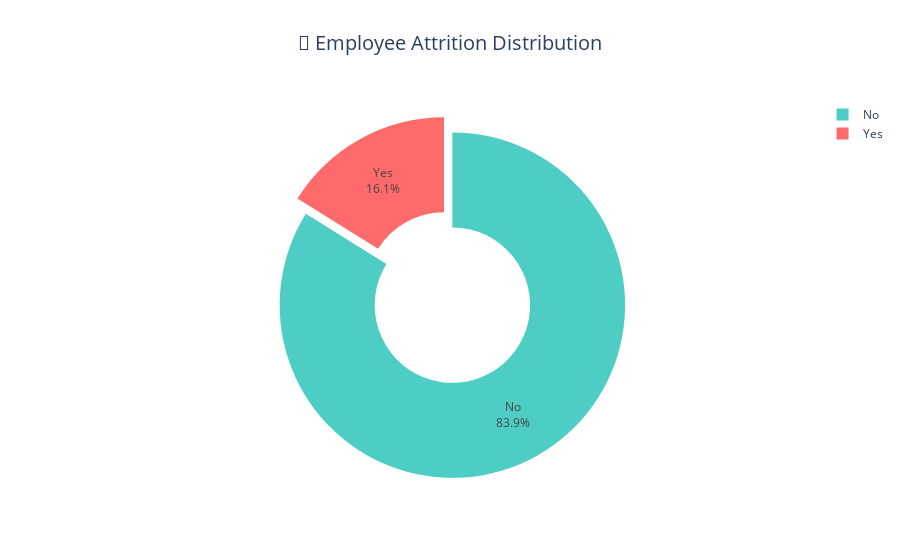

Notebook cell for this chart:
### Markdown cell above
### **Is the employee turnover rate (attrition) high?**

### Code cell
attrition_counts = df['Attrition'].value_counts()
attrition_percent = attrition_counts / len(df) * 100

fig = px.pie(
    names=attrition_counts.index,
    values=attrition_counts.values,
    title="🔹 Employee Attrition Distribution",
    color=attrition_counts.index,
    color_discrete_map={'Yes': '#FF6B6B', 'No': '#4ECDC4'},
    hole=0.45
)

fig.update_traces(textinfo='percent+label', pull=[0.1, 0])
fig.update_layout(
    title_font_size=20,
    title_x=0.5,
    template='plotly_white'
)

fig.show()

### Figure 1 — Plotly figure (JSON) as saved in the notebook; plotly's stock layout.template omitted (floating-point values rounded to 4 significant figures)
{"data": [{"customdata": [["No"], ["Yes"]], "domain": {"x": [0, 1], "y": [0, 1]}, "hole": 0.45, "hovertemplate": "label=%{label}<br>value=%{value}<br>color=%{customdata[0]}<extra></extra>", "labels": ["No", "Yes"], "legendgroup": "", "marker": {"colors": ["#4ECDC4", "#FF6B6B"]}, "name": "", "pull": [0.1, 0], "showlegend": true, "textinfo": "percent+label", "type": "pie", "values": [1233, 237]}], "layout": {"legend": {"tracegroupgap": 0}, "title": {"font": {"size": 20}, "text": "🔹 Employee Attrition Distribution", "x": 0.5}}}
